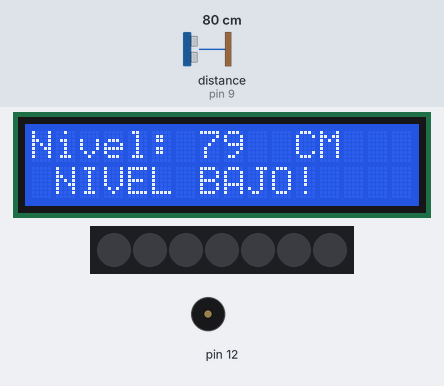
The sketch below on a simulated Arduino Uno, built with avr-gcc and run on an emulated ATmega328P. Parts: 16×2 character LCD, 7 RGB LEDs in strip order, left to right, buzzer (waves = sounding). Wiring (inferred from the names in the program): ultrasonic range finder: trigger pin 10; echo pin 9. Inputs (shaded band) come from the test bench; at power-on: distance to the obstacle (sensor on pin 9) 80 cm. The echo pulse lasts 58.3 µs per cm; what the sketch prints to the serial monitor is not drawn.

Above: at 3.2 s.
3.3 s: distance to the obstacle (sensor on pin 9) set to 12 cm
At 3.4 s:
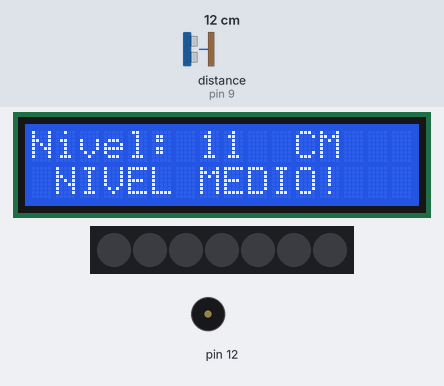
4.9 s: distance to the obstacle (sensor on pin 9) set to 9 cm
At 5.5 s:
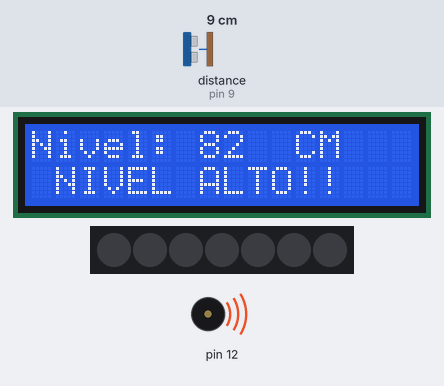
6.4 s: distance to the obstacle (sensor on pin 9) set to 35 cm
At 7.3 s:
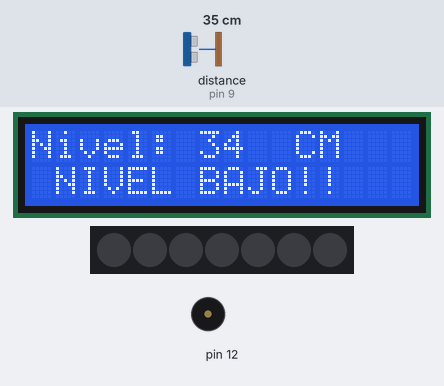
Timing chart, 0 to 9.4 s (numbered marks = the images above; inputs shaded):
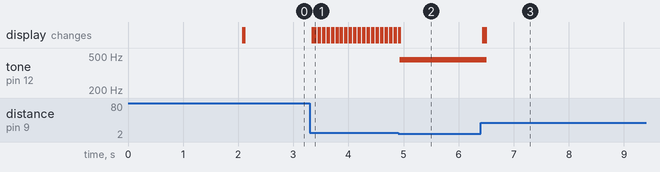

Measured:
- the behaviour switches between 11 and 10 cm on distance to the obstacle (sensor on pin 9) (found by bisection; images 1 and 2)
- after the input at 3.3 s, the display: changes at once (image 1)
- after the input at 4.9 s, tone on pin 12: silent → 450 Hz at once; the display: first differs from a run without the input at once (image 2)
- after the input at 6.4 s, tone on pin 12: 450 Hz → silent after 0.11 s; the display: changes at once (image 3)

The sketch:

sketch_nov17c.ino
```cpp
#include <Wire.h>
#include <LCD.h>
#include <LiquidCrystal_I2C.h>
#include <Adafruit_NeoPixel.h>

int TRIG = 10;
int ECHO = 9;
int TimeOn; // Tiempo en estado alto señal ultrasonido
int Nivel;  // Determina la distacia segun la velocidad del sonido y la duracion TimeOn
int DinTira = 7;  //Pin digital de entrada tira led
int LEDs = 7;    // Número de LEDs de la tira led

Adafruit_NeoPixel tira = Adafruit_NeoPixel(LEDs,DinTira, NEO_GRB + NEO_KHZ800);
LiquidCrystal_I2C lcd (0x27,2,1,0,4,5,6,7); //Direccion, E, RW, RS, D4, D5, D6, D7

void setup()
{
  lcd.setBacklightPin(3,POSITIVE);
  lcd.setBacklight(HIGH);
  lcd.begin(16,2);
  lcd.clear();

  tira.begin();
  tira.show();

  pinMode(TRIG,OUTPUT);
  pinMode(ECHO,INPUT);

  Serial.begin(9600);

  lcd.setCursor(0,0);
  lcd.setCursor(0,1);
  lcd.print("Bievenido");
  delay(2000);
  lcd.clear();
}

void loop()
{
  tira.setBrightness(100); //0-255  Brillo general de la Tira LED

  digitalWrite (TRIG,HIGH);
  delay(1);
  digitalWrite (TRIG,LOW);

  TimeOn= pulseIn(ECHO,HIGH);
  Nivel=TimeOn/58.2;    //Nivel en CM
  Serial.println(Nivel);

  lcd.setCursor(0,0);
  lcd.print("Nivel:");
  lcd.setCursor(7,0);
  lcd.print(Nivel);
  lcd.setCursor(11,0);
  lcd.print("CM");
  //delay(1000);

  if  (Nivel>=20 ) {
       lcd.setCursor(0,1);
       lcd.print(" NIVEL BAJO!");
     }
  if  (Nivel<20 && Nivel>=10) {
       lcd.setCursor(0,1);
       lcd.print(" NIVEL MEDIO!");
     }
    if  (Nivel<10) {
       lcd.setCursor(0,1);
       lcd.print(" NIVEL ALTO!");
        digitalWrite(LEDs, LOW);
        tone(12,523, 100);
        tone(12,450, 100);

     }
}
 /*if  (Nivel>=26 ) {
     tira.setPixelColor(0,255,0,0);   // LED, R , G, B
     }
 if  (Nivel>=25 && Nivel<26 ) {
     tira.setPixelColor(0,255,0,0);   // LED, R , G, B
     tira.setPixelColor(1,255,32,0);   // LED, R , G, B
     }
 if  (Nivel>=24 && Nivel<25 ) {
     tira.setPixelColor(0,255,0,0);   // LED, R , G, B
     tira.setPixelColor(1,255,32,0);   // LED, R , G, B
     }
 if  (Nivel>=23 && Nivel<24 ) {
     tira.setPixelColor(0,255,0,0);   // LED, R , G, B
     tira.setPixelColor(1,255,32,0);   // LED, R , G, B
     tira.setPixelColor(2,255,64,0);   // LED, R , G, B
     }
 if  (Nivel>=22 && Nivel<23 ) {
     tira.setPixelColor(0,255,0,0);   // LED, R , G, B
     tira.setPixelColor(1,255,32,0);  // LED, R , G, B
     tira.setPixelColor(2,255,64,0);  // LED, R , G, B
     tira.setPixelColor(3,255,96,0);  // LED, R , G, B
     }
 if  (Nivel>=20 && Nivel<22 ) {
     tira.setPixelColor(0,255,0,0);   // LED, R , G, B
     tira.setPixelColor(1,255,32,0);  // LED, R , G, B
     tira.setPixelColor(2,255,64,0);  // LED, R , G, B
     tira.setPixelColor(3,255,96,0);  // LED, R , G, B
     tira.setPixelColor(4,255,124,0); // LED, R , G, B
     }
 if  (Nivel>=18 && Nivel<20 ) {
     tira.setPixelColor(0,255,0,0);   // LED, R , G, B
     tira.setPixelColor(1,255,32,0);  // LED, R , G, B
     tira.setPixelColor(2,255,64,0);  // LED, R , G, B
     tira.setPixelColor(3,255,96,0);  // LED, R , G, B
     tira.setPixelColor(4,255,124,0); // LED, R , G, B
     tira.setPixelColor(5,255,160,0); // LED, R , G, B
     }
 if  (Nivel>=17 && Nivel<18 ) {
     tira.setPixelColor(0,255,0,0);   // LED, R , G, B
     tira.setPixelColor(1,255,32,0);  // LED, R , G, B
     tira.setPixelColor(2,255,64,0);  // LED, R , G, B
     tira.setPixelColor(3,255,96,0);  // LED, R , G, B
     tira.setPixelColor(4,255,124,0); // LED, R , G, B
     tira.setPixelColor(5,255,160,0); // LED, R , G, B
     tira.setPixelColor(6,255,197,0); // LED, R , G, B
     }
 if  (Nivel>=15 && Nivel<17 ) {
     tira.setPixelColor(0,255,0,0);   // LED, R , G, B
     tira.setPixelColor(1,255,32,0);  // LED, R , G, B
     tira.setPixelColor(2,255,64,0);  // LED, R , G, B
     tira.setPixelColor(3,255,96,0);  // LED, R , G, B
     tira.setPixelColor(4,255,124,0); // LED, R , G, B
     tira.setPixelColor(5,255,160,0); // LED, R , G, B
     tira.setPixelColor(6,255,197,0); // LED, R , G, B
     tira.setPixelColor(7,255,234,0); // LED, R , G, B
     }
 if  (Nivel>=13 && Nivel<15 ) {
     tira.setPixelColor(0,255,0,0);   // LED, R , G, B
     tira.setPixelColor(1,255,32,0);  // LED, R , G, B
     tira.setPixelColor(2,255,64,0);  // LED, R , G, B
     tira.setPixelColor(3,255,96,0);  // LED, R , G, B
     tira.setPixelColor(4,255,124,0); // LED, R , G, B
     tira.setPixelColor(5,255,160,0); // LED, R , G, B
     tira.setPixelColor(6,255,197,0); // LED, R , G, B
     tira.setPixelColor(7,255,234,0); // LED, R , G, B
     tira.setPixelColor(8,244,255,0); // LED, R , G, B
     }

 if  (Nivel>=12 && Nivel<13 ) {
     tira.setPixelColor(0,255,0,0);   // LED, R , G, B
     tira.setPixelColor(1,255,32,0);  // LED, R , G, B
     tira.setPixelColor(2,255,64,0);  // LED, R , G, B
     tira.setPixelColor(3,255,96,0);  // LED, R , G, B
     tira.setPixelColor(4,255,124,0); // LED, R , G, B
     tira.setPixelColor(5,255,160,0); // LED, R , G, B
     tira.setPixelColor(6,255,197,0); // LED, R , G, B
     tira.setPixelColor(7,255,234,0); // LED, R , G, B
     tira.setPixelColor(8,244,255,0); // LED, R , G, B
     tira.setPixelColor(9,212,255,0); // LED, R , G, B
     }
 if  (Nivel>=10 && Nivel<12 ) {
     tira.setPixelColor(0,255,0,0);   // LED, R , G, B
     tira.setPixelColor(1,255,32,0);  // LED, R , G, B
     tira.setPixelColor(2,255,64,0);  // LED, R , G, B
     tira.setPixelColor(3,255,96,0);  // LED, R , G, B
     tira.setPixelColor(4,255,124,0); // LED, R , G, B
     tira.setPixelColor(5,255,160,0); // LED, R , G, B
     tira.setPixelColor(6,255,197,0); // LED, R , G, B
     tira.setPixelColor(7,255,234,0); // LED, R , G, B
     tira.setPixelColor(8,244,255,0); // LED, R , G, B
     tira.setPixelColor(9,212,255,0); // LED, R , G, B
     tira.setPixelColor(10,171,255,0);// LED, R , G, B
     }
 if  (Nivel>=8 && Nivel<10 ) {
     tira.setPixelColor(0,255,0,0);   // LED, R , G, B
     tira.setPixelColor(1,255,32,0);  // LED, R , G, B
     tira.setPixelColor(2,255,64,0);  // LED, R , G, B
     tira.setPixelColor(3,255,96,0);  // LED, R , G, B
     tira.setPixelColor(4,255,124,0); // LED, R , G, B
     tira.setPixelColor(5,255,160,0); // LED, R , G, B
     tira.setPixelColor(6,255,197,0); // LED, R , G, B
     tira.setPixelColor(7,255,234,0); // LED, R , G, B
     tira.setPixelColor(8,244,255,0); // LED, R , G, B
     tira.setPixelColor(9,212,255,0); // LED, R , G, B
     tira.setPixelColor(10,171,255,0);// LED, R , G, B
     tira.setPixelColor(11,144,255,0);// LED, R , G, B
     }
 if  (Nivel>=6 && Nivel<8 ) {
     tira.setPixelColor(0,255,0,0);   // LED, R , G, B
     tira.setPixelColor(1,255,32,0);  // LED, R , G, B
     tira.setPixelColor(2,255,64,0);  // LED, R , G, B
     tira.setPixelColor(3,255,96,0);  // LED, R , G, B
     tira.setPixelColor(4,255,124,0); // LED, R , G, B
     tira.setPixelColor(5,255,160,0); // LED, R , G, B
     tira.setPixelColor(6,255,197,0); // LED, R , G, B
     tira.setPixelColor(7,255,234,0); // LED, R , G, B
     tira.setPixelColor(8,244,255,0); // LED, R , G, B
     tira.setPixelColor(9,212,255,0); // LED, R , G, B
     tira.setPixelColor(10,171,255,0);// LED, R , G, B
     tira.setPixelColor(11,144,255,0);// LED, R , G, B
     tira.setPixelColor(12,111,255,0);// LED, R , G, B
     }
 if  (Nivel>=5 && Nivel<6 ) {
     tira.setPixelColor(0,255,0,0);   // LED, R , G, B
     tira.setPixelColor(1,255,32,0);  // LED, R , G, B
     tira.setPixelColor(2,255,64,0);  // LED, R , G, B
     tira.setPixelColor(3,255,96,0);  // LED, R , G, B
     tira.setPixelColor(4,255,124,0); // LED, R , G, B
     tira.setPixelColor(5,255,160,0); // LED, R , G, B
     tira.setPixelColor(6,255,197,0); // LED, R , G, B
     tira.setPixelColor(7,255,234,0); // LED, R , G, B
     tira.setPixelColor(8,244,255,0); // LED, R , G, B
     tira.setPixelColor(9,212,255,0); // LED, R , G, B
     tira.setPixelColor(10,171,255,0);// LED, R , G, B
     tira.setPixelColor(11,144,255,0);// LED, R , G, B
     tira.setPixelColor(12,111,255,0);// LED, R , G, B
     tira.setPixelColor(13,75,255,0); // LED, R , G, B
     }
 if  (Nivel>3 && Nivel<5 ) {
     tira.setPixelColor(0,255,0,0);   // LED, R , G, B
     tira.setPixelColor(1,255,32,0);  // LED, R , G, B
     tira.setPixelColor(2,255,64,0);  // LED, R , G, B
     tira.setPixelColor(3,255,96,0);  // LED, R , G, B
     tira.setPixelColor(4,255,124,0); // LED, R , G, B
     tira.setPixelColor(5,255,160,0); // LED, R , G, B
     tira.setPixelColor(6,255,197,0); // LED, R , G, B
     tira.setPixelColor(7,255,234,0); // LED, R , G, B
     tira.setPixelColor(8,244,255,0); // LED, R , G, B
     tira.setPixelColor(9,212,255,0); // LED, R , G, B
     tira.setPixelColor(10,171,255,0);// LED, R , G, B
     tira.setPixelColor(11,144,255,0);// LED, R , G, B
     tira.setPixelColor(12,111,255,0);// LED, R , G, B
     tira.setPixelColor(13,75,255,0); // LED, R , G, B
     tira.setPixelColor(14,47,255,0); // LED, R , G, B
     }
 if  (Nivel<=3 ) {
     tira.setPixelColor(0,255,0,0);   // LED, R , G, B
     tira.setPixelColor(1,255,32,0);  // LED, R , G, B
     tira.setPixelColor(2,255,64,0);  // LED, R , G, B
     tira.setPixelColor(3,255,96,0);  // LED, R , G, B
     tira.setPixelColor(4,255,124,0); // LED, R , G, B
     tira.setPixelColor(5,255,160,0); // LED, R , G, B
     tira.setPixelColor(6,255,197,0); // LED, R , G, B
     tira.setPixelColor(7,255,234,0); // LED, R , G, B
     tira.setPixelColor(8,244,255,0); // LED, R , G, B
     tira.setPixelColor(9,212,255,0); // LED, R , G, B
     tira.setPixelColor(10,171,255,0);// LED, R , G, B
     tira.setPixelColor(11,144,255,0);// LED, R , G, B
     tira.setPixelColor(12,111,255,0);// LED, R , G, B
     tira.setPixelColor(13,75,255,0); // LED, R , G, B
     tira.setPixelColor(14,47,255,0); // LED, R , G, B
     tira.setPixelColor(15,0,255,0);  // LED, R , G, B
     }


     tira.show();
     delay(500);
     tira.clear();

     lcd.setCursor(7,0);
     lcd.print("    "); // Para borrar los datos que se actualizan y evitar el parpadeo de la pantalla.
     lcd.setCursor(12,1);
     lcd.print(" ");
     //lcd.clear();
     //tira.show();
     //delay(200);

}*/
```
